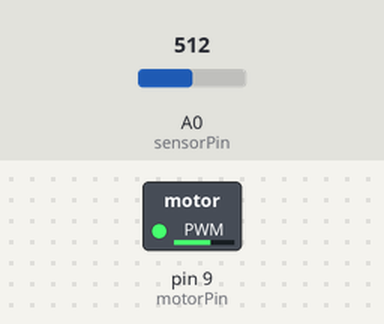
A sketch run on a simulated Arduino Uno, built with avr-gcc and run on an emulated ATmega328P. Shown: switched loads named in the sketch (green lamp = pin HIGH). The inputs (shaded band) are chosen by the test bench; at power-on: A0 (sensorPin) = 512.

Above: at 1.2 s.
1.3 s: A0 (sensorPin) set to 716
At 1.9 s:
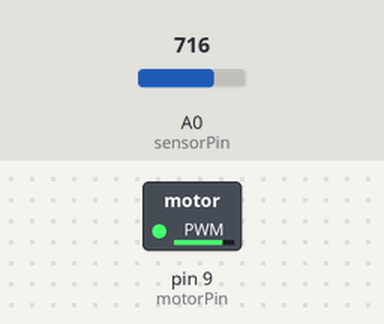
2.8 s: A0 (sensorPin) set to 306
At 3.4 s:
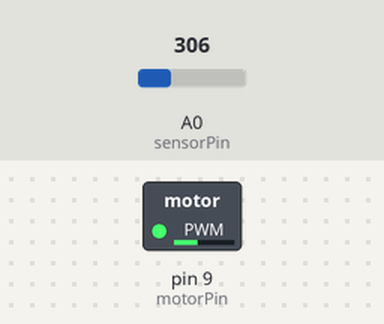
4.3 s: A0 (sensorPin) set to 122
At 4.9 s:
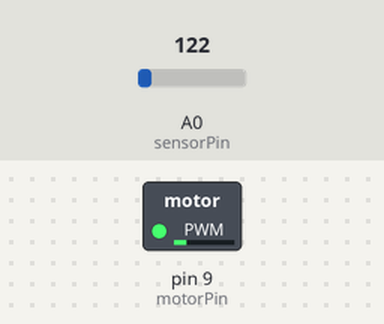
5.8 s: A0 (sensorPin) set to 511
At 6.4 s:
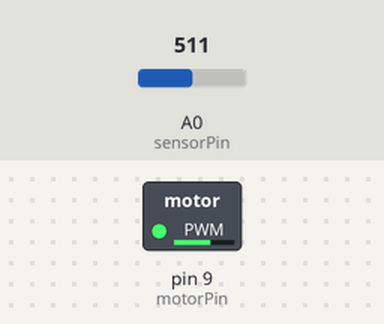
Timing chart, 0 to 8.3 s (numbered marks = the images above; inputs shaded):
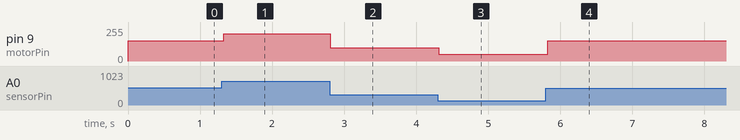

The sketch:

control_motor_speed_through_light_sensor.ino
```cpp
// (licence header left out)
const int motorPin = 9;  // the pin number (PWM) for the motor.
const int sensorPin = 0; // the pin number for the input sensor.

// new and old values (speed) for motor device.
int newValue = 0;
int oldValue = 0;

// the following values may change according to the light sensor.
// perform a calibration with pure dark, and pure light at first.

const int sensorMin = 0;   // set the appropriate value of the light sensor.
const int sensorMax = 900; // set the appropriate value of the light sensor.

const int LIGHT_SENSE = 5; // difference level sensitivity value.
const long delayTime = 30; // motor delay time in millis.

// startup point entry (runs once).
void setup () {
  // set sensor as input.
  pinMode(sensorPin, INPUT);

  // set motor as output.
  pinMode(motorPin, OUTPUT);
}

// loop the main sketch.
void loop () {
  // get the value from the light sensor.
  newValue = analogRead(sensorPin);

  // map the value to the min, max of the motor.
  newValue = map (newValue, sensorMin, sensorMax, 20, 255);

  // ensure that the value is between min, max of the motor.
  newValue = constrain(newValue, 20, 255);

  // assume the new value only if there was enough difference.
  if (abs(newValue - oldValue) > LIGHT_SENSE) {
    // get the new value.
    oldValue = newValue;
  }

  // set the signal to the motor.
  analogWrite(motorPin, oldValue);

  // wait some time the motor to move.
  delay(delayTime);
}
```

Measured:
- after the input at 1.3 s, pin 9 (motorPin): 153/255 → 206/255 at once
- after the input at 2.8 s, pin 9 (motorPin): 206/255 → 99/255 at once
- after the input at 4.3 s, pin 9 (motorPin): 99/255 → 51/255 at once
- after the input at 5.8 s, pin 9 (motorPin): 51/255 → 153/255 at once
